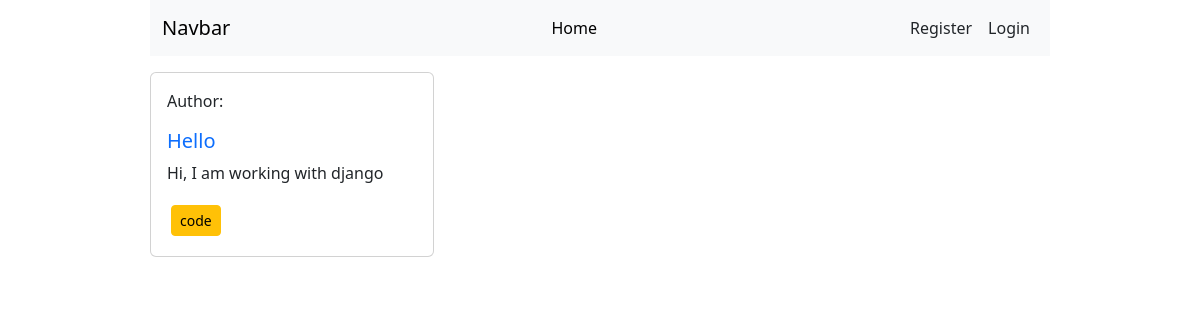
Before: / with the older database file.
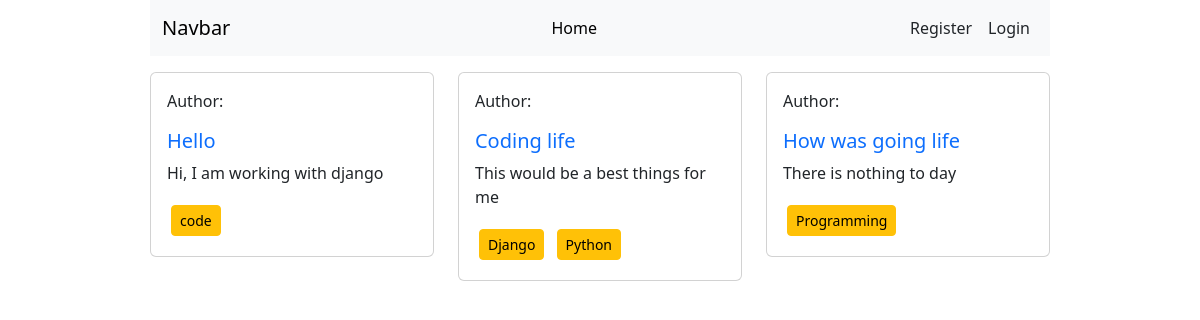
After: the same page with the newer database file.
### posts/models.py (models this page shows, shortened)
class Post(models.Model):
    title = models.CharField(max_length=50)
    content = models.TextField()
    category = models.ManyToManyField(Category)
    author = models.ForeignKey(User, on_delete=models.CASCADE)

### categories/models.py (models this page shows, shortened)
class Category(models.Model):
    name = models.CharField(max_length=30)

### blog/views.py (the view)
# urls.py: path("", views.home, name="home"),
def home(request):
    data = Post.objects.all()
    return render(request, "home.html", {"data": data})

### templates/home.html (shortened to what this page needs)
{% extends 'base.html' %}
{% block content %}
<div class="row">
    {% for post in data %}
    <div class="col-sm-4 mb-4">
        <div class="card">
            <div class="card-body">
                <p>Author: {{post.author.name}}</p>
                <h5 class="card-title text-primary">{{post.title}}</h5>
                <p class="card-text">{{post.content}}</p>
                {% for cat in post.category.all %}
                <button class="btn btn-warning m-1 btn-sm">{{cat.name}}</button>
                {% endfor %}
            </div>
        </div>
    </div>
    {% endfor %}
</div>
{% endblock content %}

### templates/base.html (shortened to what this page needs)
<!DOCTYPE html>
<html lang="en">
<head>
    <link href="https://cdn.jsdelivr.net/npm/bootstrap@5.3.3/dist/css/bootstrap.min.css" rel="stylesheet"
>
</head>
<body class="w-75 mx-auto">
    <nav class="navbar navbar-expand-lg bg-body-tertiary">
        <div class="container-fluid">
            <a class="navbar-brand" href="{% url 'home' %}">Navbar</a>
            <div class="collapse navbar-collapse" id="navbarSupportedContent">
                <ul class="navbar-nav mx-auto mb-2 mb-lg-0">
                    <li class="nav-item">
                        <a class="nav-link active" aria-current="page" href="{% url 'home' %}">Home</a>
                    </li>
                </ul>
                <div class="d-flex" role="search">
                    <ul class="navbar-nav mx-auto mb-2 mb-lg-0">
                        {% if request.user.is_authenticated %}
                        <li class="nav-item">
                            <a class="nav-link btn btn-warning text-dark" aria-current="page"
                                href="{% url 'profile' %}">Profile</a>
                        </li>
                        <li class="nav-item">
                            <a class="nav-link btn btn-primary text-dark" aria-current="page"
                                href="{% url 'logout' %}">Log out</a>
                        </li>
                        {% else %}
                        <li class="nav-item">
                            <a class="nav-link btn btn-warning text-dark" aria-current="page"
                                href="{% url 'register' %}">Register</a>
                        </li>
                        <li class="nav-item">
                            <a class="nav-link btn btn-primary text-dark" aria-current="page"
                                href="{% url 'user_login' %}">Login</a>
                        </li>
                        {% endif %}
                    </ul>
                </div>
            </div>
        </div>
    </nav>
    <div class="my-3">
        {% block content %}
        {% endblock content %}
    </div>
</body>
</html>

Changed rows visible on the page:
added Post: title "Coding life", content "This would be a best things for me"
added Category: name "Django", shown under "Coding life"
added Category: name "Python", shown under "Coding life"
added Post: title "How was going life", content "There is nothing to day"
added Category: name "Programming", shown under "How was going life"
